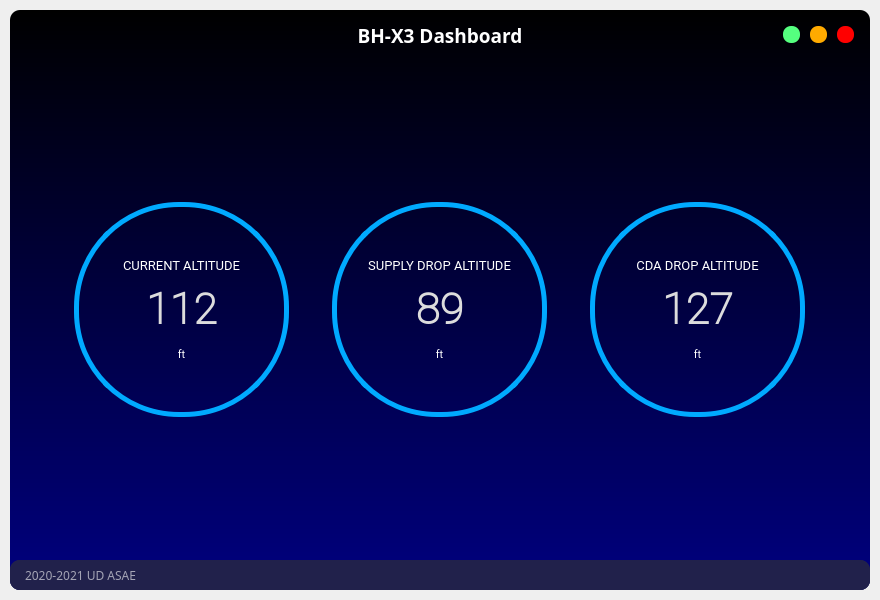
<?xml version="1.0" encoding="UTF-8"?>
<ui version="4.0">
 <class>MainWindow</class>
 <widget class="QMainWindow" name="MainWindow">
  <property name="geometry">
   <rect>
    <x>0</x>
    <y>0</y>
    <width>880</width>
    <height>600</height>
   </rect>
  </property>
  <property name="minimumSize">
   <size>
    <width>880</width>
    <height>600</height>
   </size>
  </property>
  <property name="windowTitle">
   <string>MainWindow</string>
  </property>
  <widget class="QWidget" name="centralwidget">
   <layout class="QVBoxLayout" name="drop_shadow_layout">
    <property name="spacing">
     <number>0</number>
    </property>
    <property name="leftMargin">
     <number>10</number>
    </property>
    <property name="topMargin">
     <number>10</number>
    </property>
    <property name="rightMargin">
     <number>10</number>
    </property>
    <property name="bottomMargin">
     <number>10</number>
    </property>
    <item>
     <widget class="QFrame" name="drop_shadow_frame">
      <property name="styleSheet">
       <string notr="true">border-radius: 10px;
background-color: qlineargradient(spread:pad, x1:0, y1:0, x2:0, y2:1, stop:0 rgba(0, 0, 0, 255), stop:1 rgba(0, 0, 127, 255));</string>
      </property>
      <property name="frameShape">
       <enum>QFrame::NoFrame</enum>
      </property>
      <property name="frameShadow">
       <enum>QFrame::Raised</enum>
      </property>
      <layout class="QVBoxLayout" name="verticalLayout">
       <property name="spacing">
        <number>0</number>
       </property>
       <property name="leftMargin">
        <number>0</number>
       </property>
       <property name="topMargin">
        <number>0</number>
       </property>
       <property name="rightMargin">
        <number>0</number>
       </property>
       <property name="bottomMargin">
        <number>0</number>
       </property>
       <item>
        <widget class="QFrame" name="title_bar">
         <property name="maximumSize">
          <size>
           <width>16777215</width>
           <height>50</height>
          </size>
         </property>
         <property name="styleSheet">
          <string notr="true">background-color: none;</string>
         </property>
         <property name="frameShape">
          <enum>QFrame::NoFrame</enum>
         </property>
         <property name="frameShadow">
          <enum>QFrame::Raised</enum>
         </property>
         <layout class="QHBoxLayout" name="horizontalLayout">
          <property name="spacing">
           <number>0</number>
          </property>
          <property name="leftMargin">
           <number>0</number>
          </property>
          <property name="topMargin">
           <number>0</number>
          </property>
          <property name="rightMargin">
           <number>0</number>
          </property>
          <property name="bottomMargin">
           <number>0</number>
          </property>
          <item>
           <widget class="QFrame" name="frame_title">
            <property name="minimumSize">
             <size>
              <width>0</width>
              <height>50</height>
             </size>
            </property>
            <property name="font">
             <font>
              <family>Roboto Condensed Light</family>
              <pointsize>14</pointsize>
             </font>
            </property>
            <property name="frameShape">
             <enum>QFrame::StyledPanel</enum>
            </property>
            <property name="frameShadow">
             <enum>QFrame::Raised</enum>
            </property>
            <layout class="QVBoxLayout" name="verticalLayout_2">
             <property name="spacing">
              <number>0</number>
             </property>
             <property name="leftMargin">
              <number>100</number>
             </property>
             <property name="topMargin">
              <number>0</number>
             </property>
             <property name="rightMargin">
              <number>0</number>
             </property>
             <property name="bottomMargin">
              <number>0</number>
             </property>
             <item>
              <widget class="QLabel" name="label_title">
               <property name="font">
                <font>
                 <family>Bahnschrift Light</family>
                 <pointsize>14</pointsize>
                 <weight>75</weight>
                 <bold>true</bold>
                </font>
               </property>
               <property name="styleSheet">
                <string notr="true">color: rgb(255, 255, 255);</string>
               </property>
               <property name="text">
                <string>BH-X3 Dashboard</string>
               </property>
               <property name="alignment">
                <set>Qt::AlignCenter</set>
               </property>
              </widget>
             </item>
            </layout>
           </widget>
          </item>
          <item>
           <widget class="QFrame" name="frame_btns">
            <property name="maximumSize">
             <size>
              <width>100</width>
              <height>16777215</height>
             </size>
            </property>
            <property name="frameShape">
             <enum>QFrame::StyledPanel</enum>
            </property>
            <property name="frameShadow">
             <enum>QFrame::Raised</enum>
            </property>
            <layout class="QHBoxLayout" name="horizontalLayout_3">
             <item>
              <widget class="QPushButton" name="btn_maximize">
               <property name="minimumSize">
                <size>
                 <width>16</width>
                 <height>16</height>
                </size>
               </property>
               <property name="maximumSize">
                <size>
                 <width>17</width>
                 <height>17</height>
                </size>
               </property>
               <property name="toolTip">
                <string>Maximize</string>
               </property>
               <property name="styleSheet">
                <string notr="true">QPushButton {
	border: none;
	border-radius: 8px;	
	background-color: rgb(85, 255, 127);
}
QPushButton:hover {	
	background-color: rgba(85, 255, 127, 150);
}</string>
               </property>
               <property name="text">
                <string/>
               </property>
              </widget>
             </item>
             <item>
              <widget class="QPushButton" name="btn_minimize">
               <property name="minimumSize">
                <size>
                 <width>16</width>
                 <height>16</height>
                </size>
               </property>
               <property name="maximumSize">
                <size>
                 <width>17</width>
                 <height>17</height>
                </size>
               </property>
               <property name="toolTip">
                <string>Minimize</string>
               </property>
               <property name="styleSheet">
                <string notr="true">QPushButton {
	border: none;
	border-radius: 8px;		
	background-color: rgb(255, 170, 0);
}
QPushButton:hover {	
	background-color: rgba(255, 170, 0, 150);
}</string>
               </property>
               <property name="text">
                <string/>
               </property>
              </widget>
             </item>
             <item>
              <widget class="QPushButton" name="btn_close">
               <property name="minimumSize">
                <size>
                 <width>16</width>
                 <height>16</height>
                </size>
               </property>
               <property name="maximumSize">
                <size>
                 <width>17</width>
                 <height>17</height>
                </size>
               </property>
               <property name="toolTip">
                <string>Close</string>
               </property>
               <property name="styleSheet">
                <string notr="true">QPushButton {
	border: none;
	border-radius: 8px;		
	background-color: rgb(255, 0, 0);
}
QPushButton:hover {		
	background-color: rgba(255, 0, 0, 150);
}</string>
               </property>
               <property name="text">
                <string/>
               </property>
              </widget>
             </item>
            </layout>
           </widget>
          </item>
         </layout>
        </widget>
       </item>
       <item>
        <widget class="QFrame" name="content_bar">
         <property name="styleSheet">
          <string notr="true">background-color: none;</string>
         </property>
         <property name="frameShape">
          <enum>QFrame::StyledPanel</enum>
         </property>
         <property name="frameShadow">
          <enum>QFrame::Raised</enum>
         </property>
         <layout class="QVBoxLayout" name="verticalLayout_4">
          <item>
           <widget class="QStackedWidget" name="stackedWidget">
            <property name="styleSheet">
             <string notr="true">background-color: none;</string>
            </property>
            <property name="currentIndex">
             <number>0</number>
            </property>
            <widget class="QWidget" name="page_dashboard">
             <layout class="QVBoxLayout" name="verticalLayout_5">
              <property name="spacing">
               <number>0</number>
              </property>
              <property name="leftMargin">
               <number>0</number>
              </property>
              <property name="topMargin">
               <number>0</number>
              </property>
              <property name="rightMargin">
               <number>0</number>
              </property>
              <property name="bottomMargin">
               <number>0</number>
              </property>
              <item>
               <widget class="QFrame" name="frame_content_home">
                <property name="frameShape">
                 <enum>QFrame::StyledPanel</enum>
                </property>
                <property name="frameShadow">
                 <enum>QFrame::Raised</enum>
                </property>
                <layout class="QVBoxLayout" name="verticalLayout_9">
                 <item>
                  <widget class="QFrame" name="frame_infos">
                   <property name="frameShape">
                    <enum>QFrame::StyledPanel</enum>
                   </property>
                   <property name="frameShadow">
                    <enum>QFrame::Raised</enum>
                   </property>
                   <layout class="QHBoxLayout" name="horizontalLayout_4">
                    <item>
                     <widget class="QFrame" name="frame_circle_1">
                      <property name="minimumSize">
                       <size>
                        <width>215</width>
                        <height>215</height>
                       </size>
                      </property>
                      <property name="maximumSize">
                       <size>
                        <width>215</width>
                        <height>215</height>
                       </size>
                      </property>
                      <property name="styleSheet">
                       <string notr="true">QFrame{
	border: 5px solid rgb(0, 170, 255);
	border-radius: 105px;
}
QFrame:hover {
	border: 5px solid rgb(0, 170, 255, 150);
}
</string>
                      </property>
                      <property name="frameShape">
                       <enum>QFrame::StyledPanel</enum>
                      </property>
                      <property name="frameShadow">
                       <enum>QFrame::Raised</enum>
                      </property>
                      <layout class="QVBoxLayout" name="verticalLayout_6">
                       <property name="spacing">
                        <number>10</number>
                       </property>
                       <property name="leftMargin">
                        <number>10</number>
                       </property>
                       <property name="topMargin">
                        <number>50</number>
                       </property>
                       <property name="rightMargin">
                        <number>10</number>
                       </property>
                       <property name="bottomMargin">
                        <number>50</number>
                       </property>
                       <item>
                        <widget class="QLabel" name="label">
                         <property name="font">
                          <font>
                           <family>Roboto</family>
                           <pointsize>10</pointsize>
                          </font>
                         </property>
                         <property name="styleSheet">
                          <string notr="true">border: none;
color: rgb(255, 255, 255);</string>
                         </property>
                         <property name="text">
                          <string>CURRENT ALTITUDE</string>
                         </property>
                         <property name="alignment">
                          <set>Qt::AlignCenter</set>
                         </property>
                        </widget>
                       </item>
                       <item>
                        <widget class="QLabel" name="label_2">
                         <property name="font">
                          <font>
                           <family>Roboto Thin</family>
                           <pointsize>32</pointsize>
                           <weight>75</weight>
                           <bold>true</bold>
                          </font>
                         </property>
                         <property name="styleSheet">
                          <string notr="true">border: none;
color: rgb(220,220,220);</string>
                         </property>
                         <property name="text">
                          <string>112</string>
                         </property>
                         <property name="alignment">
                          <set>Qt::AlignCenter</set>
                         </property>
                        </widget>
                       </item>
                       <item>
                        <widget class="QLabel" name="label_3">
                         <property name="font">
                          <font>
                           <family>Roboto</family>
                           <pointsize>8</pointsize>
                          </font>
                         </property>
                         <property name="styleSheet">
                          <string notr="true">border: none;
 color: rgb(255, 255, 255);</string>
                         </property>
                         <property name="text">
                          <string>ft</string>
                         </property>
                         <property name="alignment">
                          <set>Qt::AlignCenter</set>
                         </property>
                        </widget>
                       </item>
                      </layout>
                     </widget>
                    </item>
                    <item>
                     <widget class="QFrame" name="frame_circle_2">
                      <property name="minimumSize">
                       <size>
                        <width>215</width>
                        <height>215</height>
                       </size>
                      </property>
                      <property name="maximumSize">
                       <size>
                        <width>215</width>
                        <height>215</height>
                       </size>
                      </property>
                      <property name="styleSheet">
                       <string notr="true">QFrame{
	border: 5px solid rgb(0, 170, 255);
	border-radius: 105px;
}
QFrame:hover {
	border: 5px solid rgb(0, 170, 255, 150);
}</string>
                      </property>
                      <property name="frameShape">
                       <enum>QFrame::StyledPanel</enum>
                      </property>
                      <property name="frameShadow">
                       <enum>QFrame::Raised</enum>
                      </property>
                      <layout class="QVBoxLayout" name="verticalLayout_7">
                       <property name="spacing">
                        <number>10</number>
                       </property>
                       <property name="leftMargin">
                        <number>10</number>
                       </property>
                       <property name="topMargin">
                        <number>50</number>
                       </property>
                       <property name="rightMargin">
                        <number>10</number>
                       </property>
                       <property name="bottomMargin">
                        <number>50</number>
                       </property>
                       <item>
                        <widget class="QLabel" name="label_5">
                         <property name="font">
                          <font>
                           <family>Roboto</family>
                           <pointsize>10</pointsize>
                          </font>
                         </property>
                         <property name="styleSheet">
                          <string notr="true">border: none;
color: rgb(255, 255, 255);</string>
                         </property>
                         <property name="text">
                          <string>SUPPLY DROP ALTITUDE</string>
                         </property>
                         <property name="alignment">
                          <set>Qt::AlignCenter</set>
                         </property>
                        </widget>
                       </item>
                       <item>
                        <widget class="QLabel" name="label_6">
                         <property name="font">
                          <font>
                           <family>Roboto Thin</family>
                           <pointsize>32</pointsize>
                           <weight>75</weight>
                           <bold>true</bold>
                          </font>
                         </property>
                         <property name="styleSheet">
                          <string notr="true">border: none;
color: rgb(220,220,220);</string>
                         </property>
                         <property name="text">
                          <string>89</string>
                         </property>
                         <property name="alignment">
                          <set>Qt::AlignCenter</set>
                         </property>
                        </widget>
                       </item>
                       <item>
                        <widget class="QLabel" name="label_7">
                         <property name="font">
                          <font>
                           <family>Roboto</family>
                           <pointsize>8</pointsize>
                          </font>
                         </property>
                         <property name="styleSheet">
                          <string notr="true">border: none;
 color: rgb(255, 255, 255);</string>
                         </property>
                         <property name="text">
                          <string>ft</string>
                         </property>
                         <property name="alignment">
                          <set>Qt::AlignCenter</set>
                         </property>
                        </widget>
                       </item>
                      </layout>
                     </widget>
                    </item>
                    <item>
                     <widget class="QFrame" name="frame_circle_3">
                      <property name="minimumSize">
                       <size>
                        <width>215</width>
                        <height>215</height>
                       </size>
                      </property>
                      <property name="maximumSize">
                       <size>
                        <width>215</width>
                        <height>215</height>
                       </size>
                      </property>
                      <property name="styleSheet">
                       <string notr="true">QFrame{
	border: 5px solid rgb(0, 170, 255);
	border-radius: 105px;
}
QFrame:hover {
	border: 5px solid rgb(0, 170, 255, 150);
}</string>
                      </property>
                      <property name="frameShape">
                       <enum>QFrame::StyledPanel</enum>
                      </property>
                      <property name="frameShadow">
                       <enum>QFrame::Raised</enum>
                      </property>
                      <layout class="QVBoxLayout" name="verticalLayout_8">
                       <property name="spacing">
                        <number>10</number>
                       </property>
                       <property name="leftMargin">
                        <number>10</number>
                       </property>
                       <property name="topMargin">
                        <number>50</number>
                       </property>
                       <property name="rightMargin">
                        <number>10</number>
                       </property>
                       <property name="bottomMargin">
                        <number>50</number>
                       </property>
                       <item>
                        <widget class="QLabel" name="label_9">
                         <property name="font">
                          <font>
                           <family>Roboto</family>
                           <pointsize>10</pointsize>
                          </font>
                         </property>
                         <property name="styleSheet">
                          <string notr="true">border: none;
color: rgb(255, 255, 255);</string>
                         </property>
                         <property name="text">
                          <string>CDA DROP ALTITUDE</string>
                         </property>
                         <property name="alignment">
                          <set>Qt::AlignCenter</set>
                         </property>
                        </widget>
                       </item>
                       <item>
                        <widget class="QLabel" name="label_10">
                         <property name="font">
                          <font>
                           <family>Roboto Thin</family>
                           <pointsize>32</pointsize>
                           <weight>75</weight>
                           <bold>true</bold>
                          </font>
                         </property>
                         <property name="styleSheet">
                          <string notr="true">border: none;
color: rgb(220,220,220);</string>
                         </property>
                         <property name="text">
                          <string>127</string>
                         </property>
                         <property name="alignment">
                          <set>Qt::AlignCenter</set>
                         </property>
                        </widget>
                       </item>
                       <item>
                        <widget class="QLabel" name="label_11">
                         <property name="font">
                          <font>
                           <family>Roboto</family>
                           <pointsize>8</pointsize>
                          </font>
                         </property>
                         <property name="styleSheet">
                          <string notr="true">border: none;
 color: rgb(255, 255, 255);</string>
                         </property>
                         <property name="text">
                          <string>ft</string>
                         </property>
                         <property name="alignment">
                          <set>Qt::AlignCenter</set>
                         </property>
                        </widget>
                       </item>
                      </layout>
                     </widget>
                    </item>
                   </layout>
                  </widget>
                 </item>
                </layout>
               </widget>
              </item>
             </layout>
            </widget>
            <widget class="QWidget" name="page_das">
             <widget class="QFrame" name="frame_content_credits">
              <property name="geometry">
               <rect>
                <x>90</x>
                <y>70</y>
                <width>120</width>
                <height>80</height>
               </rect>
              </property>
              <property name="frameShape">
               <enum>QFrame::StyledPanel</enum>
              </property>
              <property name="frameShadow">
               <enum>QFrame::Raised</enum>
              </property>
             </widget>
            </widget>
           </widget>
          </item>
         </layout>
        </widget>
       </item>
       <item>
        <widget class="QFrame" name="credits_bar">
         <property name="maximumSize">
          <size>
           <width>16777215</width>
           <height>30</height>
          </size>
         </property>
         <property name="styleSheet">
          <string notr="true">background-color: rgb(33, 33, 75);</string>
         </property>
         <property name="frameShape">
          <enum>QFrame::NoFrame</enum>
         </property>
         <property name="frameShadow">
          <enum>QFrame::Raised</enum>
         </property>
         <layout class="QHBoxLayout" name="horizontalLayout_2">
          <property name="spacing">
           <number>0</number>
          </property>
          <property name="leftMargin">
           <number>0</number>
          </property>
          <property name="topMargin">
           <number>0</number>
          </property>
          <property name="rightMargin">
           <number>0</number>
          </property>
          <property name="bottomMargin">
           <number>0</number>
          </property>
          <item>
           <widget class="QFrame" name="frame_label_credits">
            <property name="frameShape">
             <enum>QFrame::StyledPanel</enum>
            </property>
            <property name="frameShadow">
             <enum>QFrame::Raised</enum>
            </property>
            <layout class="QVBoxLayout" name="verticalLayout_3">
             <property name="spacing">
              <number>0</number>
             </property>
             <property name="leftMargin">
              <number>15</number>
             </property>
             <property name="topMargin">
              <number>0</number>
             </property>
             <property name="rightMargin">
              <number>0</number>
             </property>
             <property name="bottomMargin">
              <number>0</number>
             </property>
             <item>
              <widget class="QLabel" name="label_credits">
               <property name="font">
                <font>
                 <family>Bahnschrift Light</family>
                </font>
               </property>
               <property name="styleSheet">
                <string notr="true">color: rgb(255, 255, 255, 150);</string>
               </property>
               <property name="text">
                <string>2020-2021 UD ASAE</string>
               </property>
              </widget>
             </item>
            </layout>
           </widget>
          </item>
          <item>
           <widget class="QFrame" name="frame_grip">
            <property name="minimumSize">
             <size>
              <width>30</width>
              <height>30</height>
             </size>
            </property>
            <property name="maximumSize">
             <size>
              <width>30</width>
              <height>30</height>
             </size>
            </property>
            <property name="styleSheet">
             <string notr="true">padding: 5px;</string>
            </property>
            <property name="frameShape">
             <enum>QFrame::StyledPanel</enum>
            </property>
            <property name="frameShadow">
             <enum>QFrame::Raised</enum>
            </property>
           </widget>
          </item>
         </layout>
        </widget>
       </item>
      </layout>
     </widget>
    </item>
   </layout>
  </widget>
 </widget>
 <resources/>
 <connections/>
</ui>
